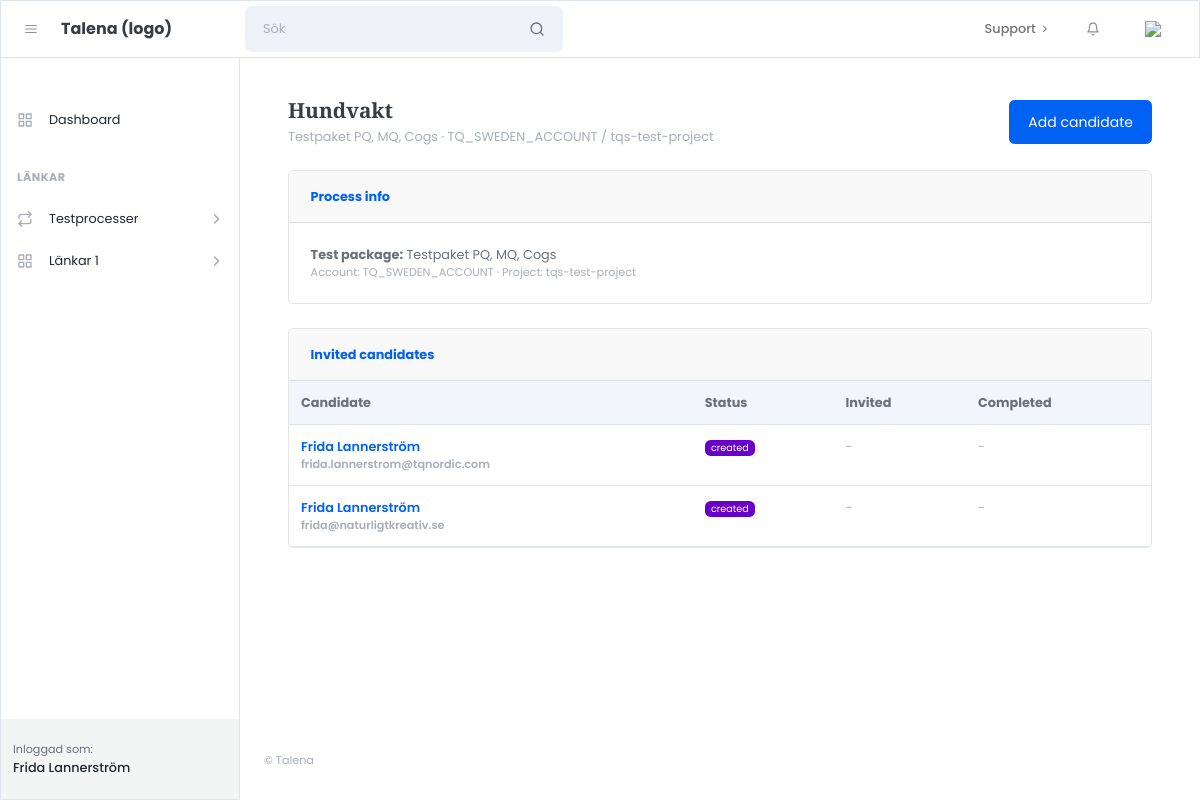
The page /processes/4/ (signed in) on the database its author committed.
### apps/accounts/models.py (models this page shows)
class User(AbstractUser):
    class Role(models.TextChoices):
        ADMIN = "admin", "Admin"
        CUSTOMER = "customer", "Customer"
    role = models.CharField(
        max_length=20,
        choices=Role.choices,
        default=Role.CUSTOMER,
    )

### apps/processes/models.py (models this page shows, shortened)
class TestProcess(models.Model):
    name = models.CharField(max_length=255)
    provider = models.CharField(max_length=50, default="sova")
    account_code = models.CharField(max_length=255)
    project_code = models.CharField(max_length=255)
    project_name_snapshot = models.CharField(max_length=255, blank=True, default="")
    job_title = models.CharField(max_length=255, blank=True, default="")
    job_location = models.CharField(max_length=255, blank=True, default="")
    notes = models.TextField(blank=True, default="")
    created_by = models.ForeignKey(
        settings.AUTH_USER_MODEL,
        on_delete=models.CASCADE,
        related_name="test_processes",
    )
    created_at = models.DateTimeField(auto_now_add=True)
    class Meta:
        ordering = ["-created_at"]

class TestInvitation(models.Model):
    STATUS_CHOICES = [
        ("created", "Created"),
        ("sent", "Sent"),
        ("started", "Started"),
        ("completed", "Completed"),
        ("expired", "Expired"),
        ("failed", "Failed"),
    ]
    process = models.ForeignKey("processes.TestProcess", on_delete=models.CASCADE, related_name="invitations")
    candidate = models.ForeignKey("processes.Candidate", on_delete=models.CASCADE, related_name="invitations")
    status = models.CharField(max_length=30, choices=STATUS_CHOICES, default="created")
    invited_at = models.DateTimeField(blank=True, null=True)
    completed_at = models.DateTimeField(blank=True, null=True)
    sova_invitation_id = models.CharField(max_length=255, blank=True, null=True)
    sova_payload = models.JSONField(blank=True, null=True)
    created_at = models.DateTimeField(auto_now_add=True)
    class Meta:
        constraints = [
            models.UniqueConstraint(fields=["process", "candidate"], name="uniq_invitation_per_process")
        ]

class Candidate(models.Model):
    first_name = models.CharField(max_length=80)
    last_name = models.CharField(max_length=80, blank=True)
    email = models.EmailField()
    created_at = models.DateTimeField(auto_now_add=True)
    class Meta:
        constraints = [
            models.UniqueConstraint(fields=["email"], name="uniq_candidate_email")
        ]

### apps/processes/views.py (the view)
# urls.py: path("processes/<int:pk>/", views.process_detail, name="process_detail"),
@login_required
def process_detail(request, pk):
    process = get_object_or_404(TestProcess, pk=pk, created_by=request.user)
    invitations = (
        process.invitations
        .select_related("candidate")
        .order_by("-created_at")
    )
    return render(request, "customer/processes/process_detail.html", {
        "process": process,
        "invitations": invitations,
    })

### templates/customer/processes/process_detail.html (shortened to what this page needs)
{% extends "customer/core/layouts/customer_base.html" %}
{% block content %}
<div class="container-fluid px-4">
  <div class="d-flex align-items-center justify-content-between mb-4">
    <div>
      <h1 class="h3 mb-1">{{ process.name }}</h1>
      <div class="text-muted">
        {{ process.project_name_snapshot }} · {{ process.account_code }} / {{ process.project_code }}
      </div>
    </div>
    <a class="btn btn-primary" href="{% url 'processes:process_add_candidate' process.id %}">
      Add candidate
    </a>
  </div>
  <div class="card mb-4">
    <div class="card-header"><strong>Process info</strong></div>
    <div class="card-body">
      <div><strong>Test package:</strong> {{ process.project_name_snapshot }}</div>
      <div class="text-muted small">Account: {{ process.account_code }} · Project: {{ process.project_code }}</div>
    </div>
  </div>
  <div class="card">
    <div class="card-header"><strong>Invited candidates</strong></div>
    <div class="card-body p-0">
      <div class="table-responsive">
        <table class="table mb-0">
          <thead class="bg-light">
            <tr>
              <th>Candidate</th>
              <th>Status</th>
              <th>Invited</th>
              <th>Completed</th>
            </tr>
          </thead>
          <tbody>
            {% for inv in invitations %}
              <tr>
                <td class="fw-semibold">
                  <a href="{% url 'processes:process_candidate_detail' process.id inv.id %}" class="text-decoration-none fw-semibold">{{ inv.candidate.first_name }} {{ inv.candidate.last_name }}</a>
                  <div class="small text-muted">{{ inv.candidate.email }}</div>
                </td>
                <td>
                  <span class="badge bg-secondary">{{ inv.status }}</span>
                </td>
                <td class="text-muted">{{ inv.invited_at|default:"-" }}</td>
                <td class="text-muted">{{ inv.completed_at|default:"-" }}</td>
              </tr>
            {% empty %}
              <tr>
                <td colspan="4" class="p-4 text-muted">No candidates invited yet.</td>
              </tr>
            {% endfor %}
          </tbody>
        </table>
      </div>
    </div>
  </div>
</div>
{% endblock %}

### templates/customer/core/partials/customer_sidebar.html (shortened to what this page needs)
<div id="layoutSidenav_nav">
                <nav class="sidenav sidenav-light border">
                    <div class="sidenav-menu">
                        <div class="nav accordion" id="accordionSidenav">
                            <div class="sidenav-menu-heading"></div>
                            <a class="nav-link" href="{% url 'customer_dashboard' %}">
                                <div class="nav-link-icon"><i data-feather="grid"></i></div>
                                Dashboard
                            </a>
                            <div class="sidenav-menu-heading">Länkar</div>
                            <a class="nav-link collapsed" href="javascript:void(0);" data-bs-toggle="collapse" data-bs-target="#collapseFlows" aria-expanded="false" aria-controls="collapseFlows">
                                <div class="nav-link-icon"><i data-feather="repeat"></i></div>
                                Testprocesser
                                <div class="sidenav-collapse-arrow"><i class="fas fa-angle-down"></i></div>
                            </a>
                            <a class="nav-link collapsed" href="javascript:void(0);" data-bs-toggle="collapse" data-bs-target="#collapsePages" aria-expanded="false" aria-controls="collapsePages">
                                <div class="nav-link-icon"><i data-feather="grid"></i></div>
                                Länkar 1
                                <div class="sidenav-collapse-arrow"><i class="fas fa-angle-down"></i></div>
                            </a>
                    </div>
                    </div>
                    <div class="sidenav-footer">
                        <div class="sidenav-footer-content">
                            <div class="sidenav-footer-subtitle">Inloggad som:</div>
                            <div class="sidenav-footer-title">{{ request.user.get_full_name }}</div>
                        </div>
                    </div>
                </nav>
            </div>

### rows shown on the page
User: user.get_full_name "Frida Lannerström"
TestProcess: name "Hundvakt", project_name_snapshot "Testpaket PQ, MQ, Cogs", account_code "TQ_SWEDEN_ACCOUNT", project_code "tqs-test-project"
TestInvitation: candidate.first_name "Frida", candidate.last_name "Lannerström", candidate.email "frida.lannerstrom@tqnordic.com", status "created", invited_at "-", completed_at "-"
TestInvitation: candidate.first_name "Frida", candidate.last_name "Lannerström", candidate.email "frida@naturligtkreativ.se", status "created", invited_at "-", completed_at "-"
